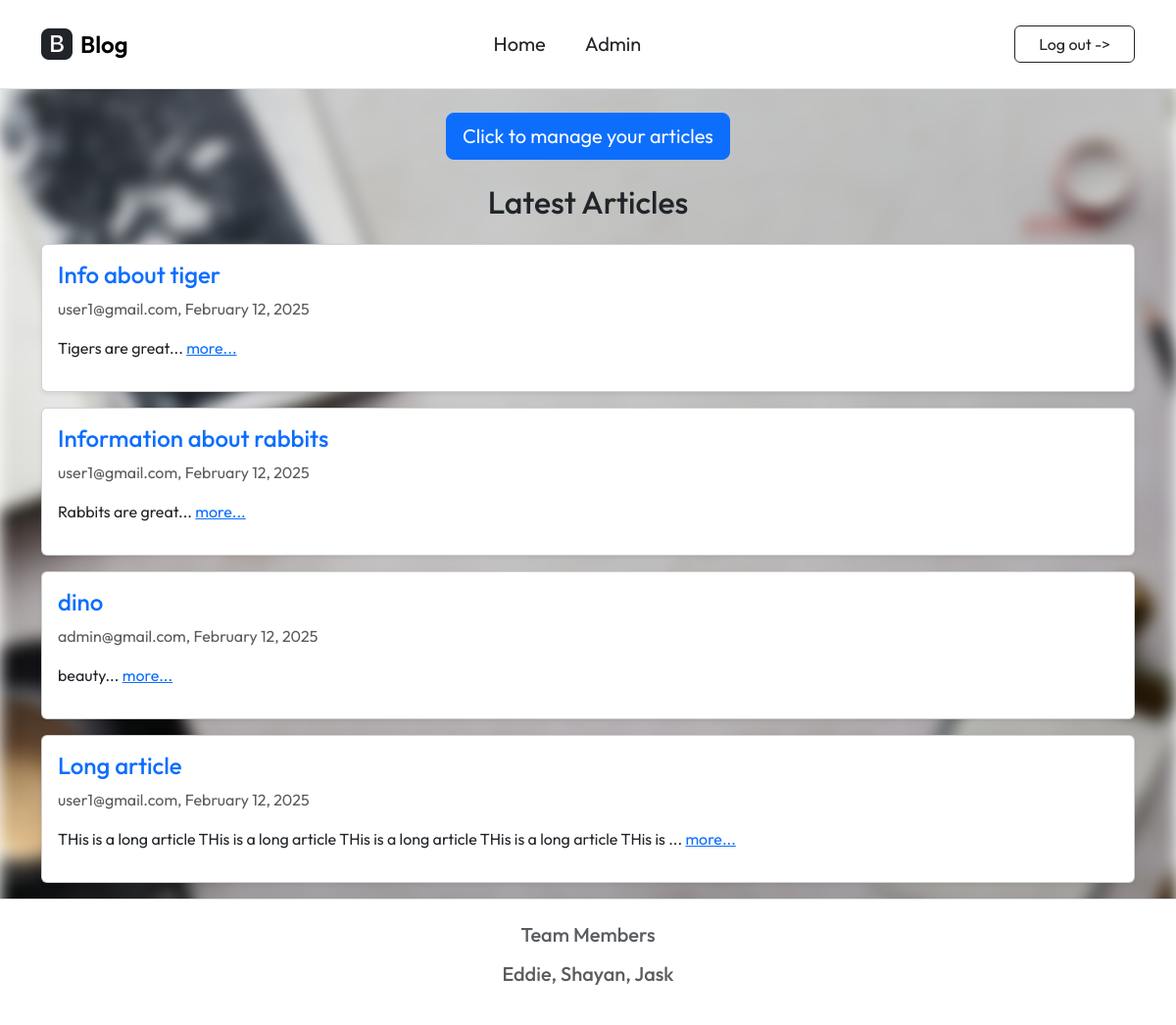
Page /home.php (signed in) on the committed database.
### tables this page shows
CREATE TABLE Articles (
    ArticleId INTEGER PRIMARY KEY AUTOINCREMENT,
    ArticleTitle VARCHAR(80),
    ArticleBody VARCHAR(500),

    CreateDate DATE,
    StartDate DATE,
    EndDate DATE,

    ContributerUsername VARCHAR(80)
);

### home.php (the view, shortened to what this page needs)
<?php include('./inc/inc_header.php'); ?>
<?php
$db = new SQLite3('info.db');
$query = "SELECT * FROM Articles ORDER BY CreateDate DESC";
$results = $db->query($query);
?>
<div class="container mt-4">
    <div class="text-center">
        <a href="write.php" class="btn btn-primary btn-lg">Click to manage your articles</a>
    </div>
</div>
<div class="container mt-4">
    <h2 class="text-center mb-4">Latest Articles</h2>
    <?php while ($row = $results->fetchArray(SQLITE3_ASSOC)) { ?>
        <div class="card mb-3 p-3 shadow-sm">
            <h4 class="text-primary"><?= htmlspecialchars($row['ArticleTitle']) ?></h4>
            <p class="text-muted">
                <?= htmlspecialchars($row['ContributerUsername']) ?>, <?= date("F j, Y", strtotime($row['CreateDate'])) ?>
            </p>
            <p>
                <span id="preview_<?= $row['ArticleId'] ?>">
                    <?= htmlspecialchars(substr($row['ArticleBody'], 0, 100)) ?>...
                </span>
                <a href="javascript:void(0);" class="text-primary" onclick="toggleArticle(<?= $row['ArticleId'] ?>)">
                    <span id="toggle_<?= $row['ArticleId'] ?>">more...</span>
                </a>
            </p>
        </div>
    <?php } ?>
</div>
<?php include('./inc/inc_footer.php'); ?>

### inc/style.css (style rules this page uses)
body { margin: 0; font-family: Arial, sans-serif; color: white; }
.card { background-color: white !important; border: 1px solid #e0e0e0; border-radius: 12px; box-shadow: 0 4px 10px rgba(0, 0, 0, 0.1); }
h2 { color: #333; margin-bottom: 1rem; }
.btn-primary { background: #007BFF; color: white; border: none; border-radius: 6px; font-size: 1rem; cursor: pointer; transition: 0.3s ease; padding: 10px 15px; display: inline-block; text-align: center; text-decoration: none; }

### inc/inc_header.php (style rules this page uses)
body { font-family: "Outfit", serif; font-optical-sizing: auto; font-style: normal; }

### inc/inc_footer.php (style rules this page uses)
body { font-family: "Outfit", sans-serif; }

### rows in the picture
articles: ArticleTitle "Info about tiger", ContributerUsername "user1@gmail.com", CreateDate "February 12, 2025", ArticleBody "Tigers are great"
articles: ArticleTitle "Information about rabbits", ContributerUsername "user1@gmail.com", CreateDate "February 12, 2025", ArticleBody "Rabbits are great"
articles: ArticleTitle "dino", ContributerUsername "admin@gmail.com", CreateDate "February 12, 2025", ArticleBody "beauty"
articles: ArticleTitle "Long article", ContributerUsername "user1@gmail.com", CreateDate "February 12, 2025", ArticleBody "THis is a long article THis is a long article THis is a long article THis is a long article THis is"
